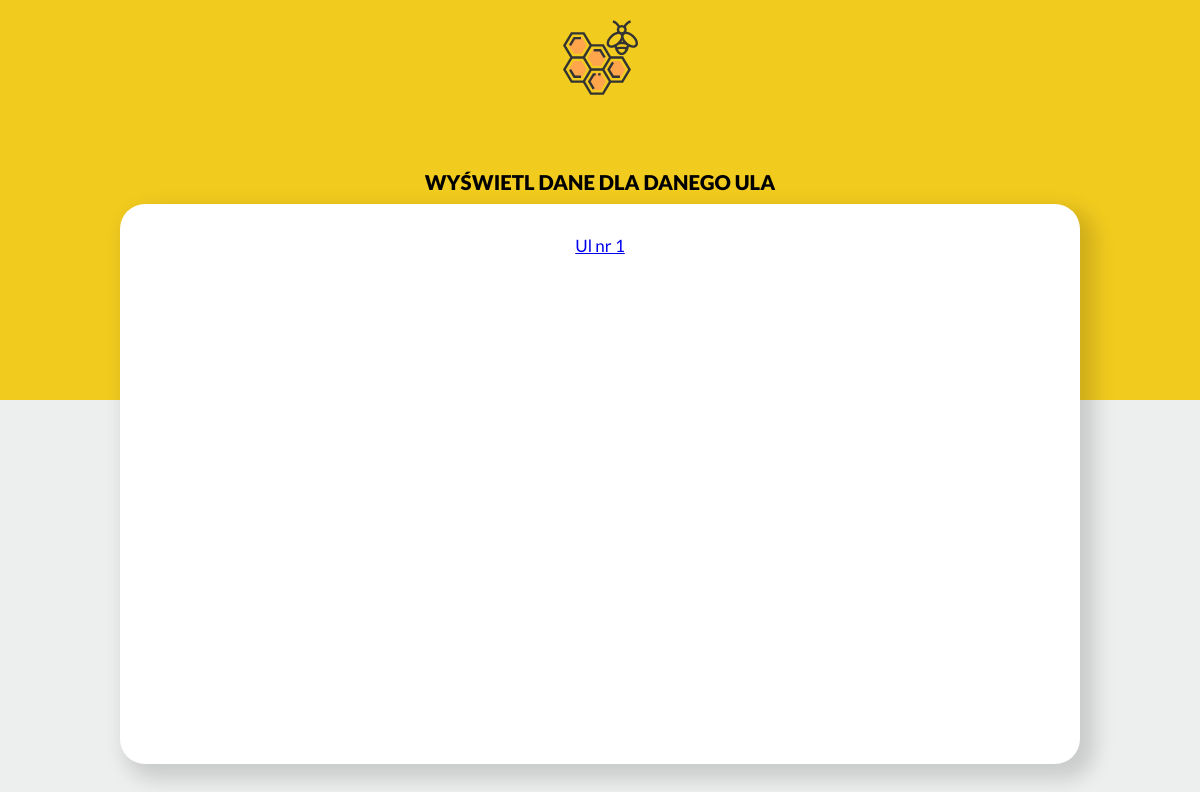
Page /historicData/ (signed in) on the earlier database version.
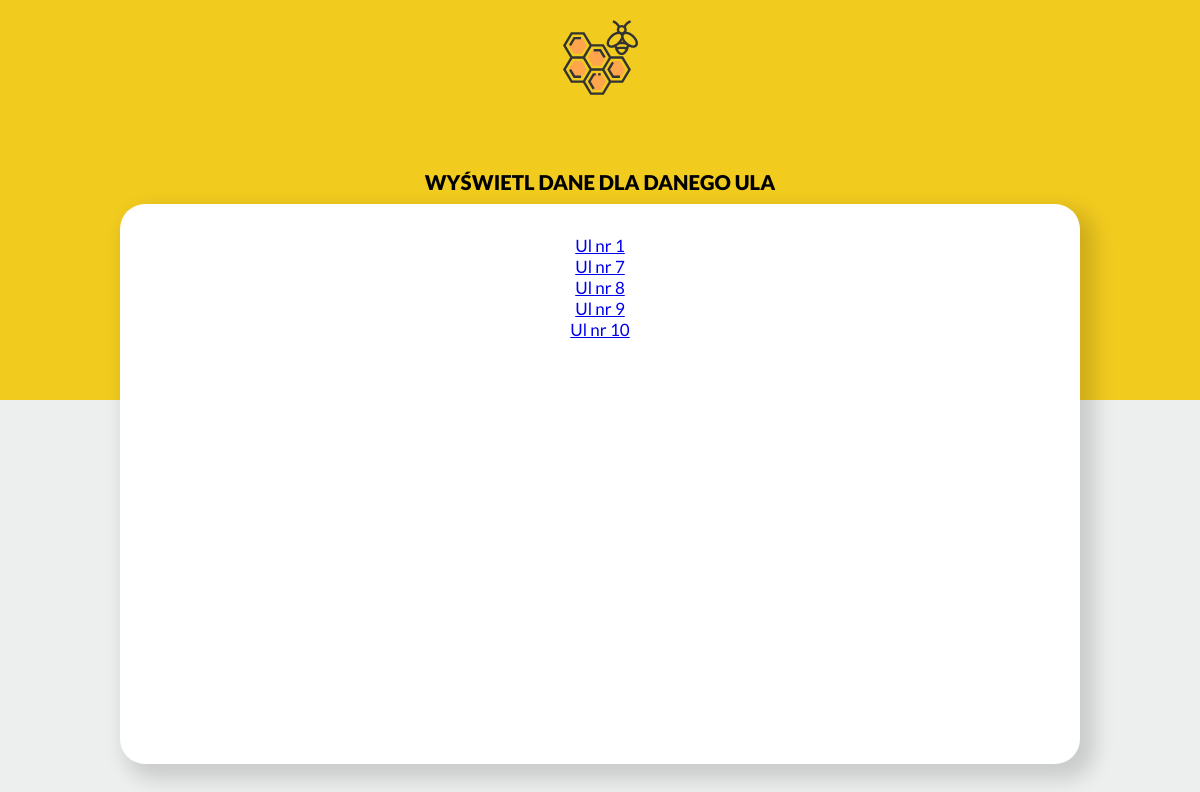
Same page on the later database version.
### hives/models.py (models this page shows)
class HiveModel(models.Model):
    numberOfHive = models.IntegerField(null=False)
    date = models.DateTimeField(auto_now_add=True)
    additional_info = models.CharField(max_length=500, blank=True)
    owner = models.ForeignKey(User, on_delete=models.CASCADE)

### hives/views.py (the view)
# urls.py: url(r'^historicData/$', ShowListOfHives.as_view(), name="show-hive-list"),
class ShowListOfHives(LoginRequiredMixin, View):
    def get(self, request):
        ctx = HiveModel.objects.all().filter(owner=request.user.id)
        return render(request, 'historic_data.html', {'ctx':ctx})

### hives/templates/historic_data.html (shortened to what this page needs)
{% extends 'base.html' %}
{% block body %}
<div class="app-body-wrapper">
  <h1>Wyświetl dane dla danego ula</h1>
  <div class="app-body">
    <br> {% for hive in ctx %}
    <a href="/historicData/{{hive.numberOfHive}}/">Ul nr {{hive.numberOfHive}}</a>
    <br> {% endfor %}
  </div>
</div>
{% endblock %}

Differences in the rows shown:
added HiveModel: numberOfHive "7"
added HiveModel: numberOfHive "8"
added HiveModel: numberOfHive "9"
added HiveModel: numberOfHive "10"
